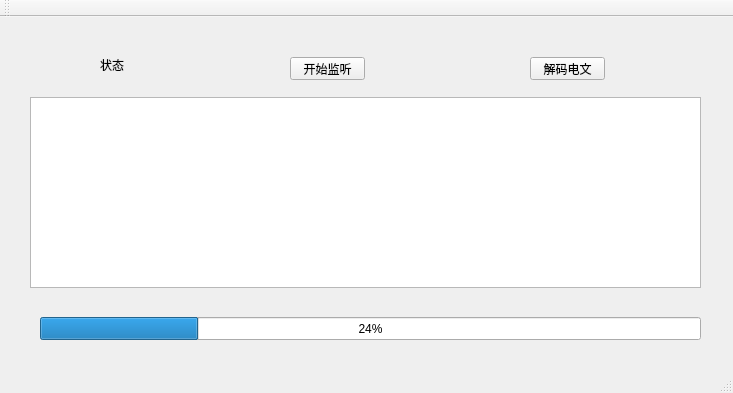
<?xml version="1.0" encoding="UTF-8"?>
<ui version="4.0">
 <class>MainWindow</class>
 <widget class="QMainWindow" name="MainWindow">
  <property name="geometry">
   <rect>
    <x>0</x>
    <y>0</y>
    <width>733</width>
    <height>393</height>
   </rect>
  </property>
  <property name="windowTitle">
   <string>MainWindow</string>
  </property>
  <widget class="QWidget" name="centralWidget">
   <widget class="QPushButton" name="serverButton">
    <property name="geometry">
     <rect>
      <x>290</x>
      <y>40</y>
      <width>75</width>
      <height>23</height>
     </rect>
    </property>
    <property name="text">
     <string>开始监听</string>
    </property>
   </widget>
   <widget class="QLabel" name="statusLabel">
    <property name="geometry">
     <rect>
      <x>100</x>
      <y>40</y>
      <width>81</width>
      <height>16</height>
     </rect>
    </property>
    <property name="text">
     <string>状态</string>
    </property>
   </widget>
   <widget class="QProgressBar" name="serverProgressBar">
    <property name="geometry">
     <rect>
      <x>40</x>
      <y>300</y>
      <width>661</width>
      <height>23</height>
     </rect>
    </property>
    <property name="value">
     <number>24</number>
    </property>
   </widget>
   <widget class="QTextBrowser" name="textBrowser">
    <property name="geometry">
     <rect>
      <x>30</x>
      <y>80</y>
      <width>671</width>
      <height>191</height>
     </rect>
    </property>
   </widget>
   <widget class="QPushButton" name="serverButton_2">
    <property name="geometry">
     <rect>
      <x>530</x>
      <y>40</y>
      <width>75</width>
      <height>23</height>
     </rect>
    </property>
    <property name="text">
     <string>解码电文</string>
    </property>
   </widget>
  </widget>
  <widget class="QMenuBar" name="menuBar">
   <property name="geometry">
    <rect>
     <x>0</x>
     <y>0</y>
     <width>733</width>
     <height>23</height>
    </rect>
   </property>
  </widget>
  <widget class="QToolBar" name="mainToolBar">
   <attribute name="toolBarArea">
    <enum>TopToolBarArea</enum>
   </attribute>
   <attribute name="toolBarBreak">
    <bool>false</bool>
   </attribute>
  </widget>
  <widget class="QStatusBar" name="statusBar"/>
 </widget>
 <layoutdefault spacing="6" margin="11"/>
 <resources/>
 <connections/>
</ui>
